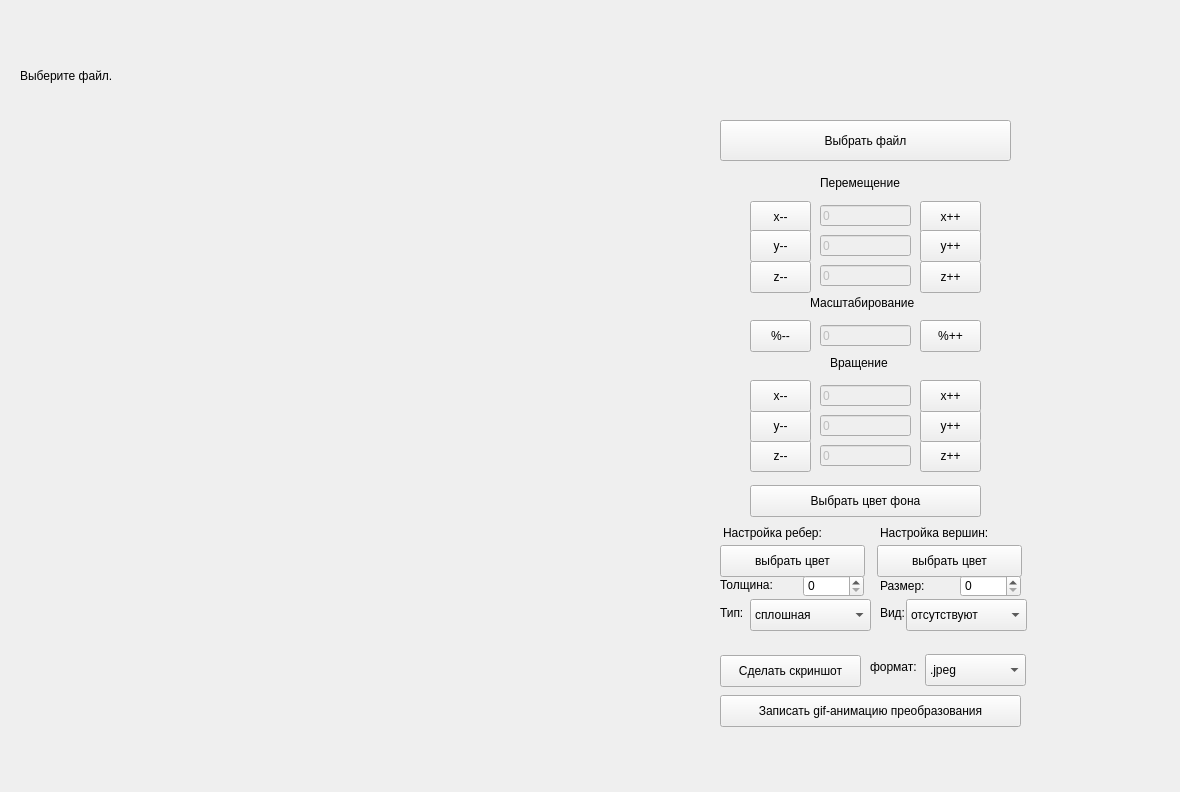
<?xml version="1.0" encoding="UTF-8"?>
<ui version="4.0">
 <class>s21::iface</class>
 <widget class="QWidget" name="s21::iface">
  <property name="geometry">
   <rect>
    <x>0</x>
    <y>0</y>
    <width>1180</width>
    <height>792</height>
   </rect>
  </property>
  <property name="windowTitle">
   <string>Form</string>
  </property>
  <widget class="QPushButton" name="zoom_sub">
   <property name="geometry">
    <rect>
     <x>750</x>
     <y>320</y>
     <width>61</width>
     <height>32</height>
    </rect>
   </property>
   <property name="text">
    <string>%--</string>
   </property>
  </widget>
  <widget class="QLabel" name="label_8">
   <property name="geometry">
    <rect>
     <x>720</x>
     <y>605</y>
     <width>31</width>
     <height>16</height>
    </rect>
   </property>
   <property name="text">
    <string>Тип:</string>
   </property>
  </widget>
  <widget class="QLineEdit" name="y_rot_value">
   <property name="enabled">
    <bool>false</bool>
   </property>
   <property name="geometry">
    <rect>
     <x>820</x>
     <y>415</y>
     <width>91</width>
     <height>21</height>
    </rect>
   </property>
   <property name="text">
    <string>0</string>
   </property>
  </widget>
  <widget class="QPushButton" name="x_sub">
   <property name="geometry">
    <rect>
     <x>750</x>
     <y>201</y>
     <width>61</width>
     <height>32</height>
    </rect>
   </property>
   <property name="text">
    <string>x--</string>
   </property>
  </widget>
  <widget class="QPushButton" name="z_rot_sub">
   <property name="geometry">
    <rect>
     <x>750</x>
     <y>440</y>
     <width>61</width>
     <height>32</height>
    </rect>
   </property>
   <property name="text">
    <string>z--</string>
   </property>
  </widget>
  <widget class="QPushButton" name="tops_colour">
   <property name="geometry">
    <rect>
     <x>877</x>
     <y>545</y>
     <width>145</width>
     <height>32</height>
    </rect>
   </property>
   <property name="text">
    <string>выбрать цвет</string>
   </property>
  </widget>
  <widget class="QPushButton" name="z_sub">
   <property name="geometry">
    <rect>
     <x>750</x>
     <y>261</y>
     <width>61</width>
     <height>32</height>
    </rect>
   </property>
   <property name="text">
    <string>z--</string>
   </property>
  </widget>
  <widget class="QPushButton" name="back_colour">
   <property name="geometry">
    <rect>
     <x>750</x>
     <y>485</y>
     <width>231</width>
     <height>32</height>
    </rect>
   </property>
   <property name="text">
    <string>Выбрать цвет фона</string>
   </property>
  </widget>
  <widget class="QPushButton" name="get_file_button">
   <property name="geometry">
    <rect>
     <x>720</x>
     <y>120</y>
     <width>291</width>
     <height>41</height>
    </rect>
   </property>
   <property name="text">
    <string>Выбрать файл</string>
   </property>
  </widget>
  <widget class="QLabel" name="label_3">
   <property name="geometry">
    <rect>
     <x>820</x>
     <y>175</y>
     <width>101</width>
     <height>16</height>
    </rect>
   </property>
   <property name="text">
    <string>Перемещение</string>
   </property>
  </widget>
  <widget class="QPushButton" name="lines_colour">
   <property name="geometry">
    <rect>
     <x>720</x>
     <y>545</y>
     <width>145</width>
     <height>32</height>
    </rect>
   </property>
   <property name="text">
    <string>выбрать цвет</string>
   </property>
  </widget>
  <widget class="QLabel" name="label_4">
   <property name="geometry">
    <rect>
     <x>810</x>
     <y>295</y>
     <width>121</width>
     <height>16</height>
    </rect>
   </property>
   <property name="text">
    <string>Масштабирование</string>
   </property>
  </widget>
  <widget class="QLabel" name="label_7">
   <property name="geometry">
    <rect>
     <x>720</x>
     <y>577</y>
     <width>58</width>
     <height>16</height>
    </rect>
   </property>
   <property name="text">
    <string>Толщина:</string>
   </property>
  </widget>
  <widget class="QPushButton" name="x_add">
   <property name="geometry">
    <rect>
     <x>920</x>
     <y>201</y>
     <width>61</width>
     <height>32</height>
    </rect>
   </property>
   <property name="text">
    <string>x++</string>
   </property>
  </widget>
  <widget class="QSpinBox" name="tops_size">
   <property name="geometry">
    <rect>
     <x>960</x>
     <y>575</y>
     <width>61</width>
     <height>22</height>
    </rect>
   </property>
  </widget>
  <widget class="QLabel" name="label_2">
   <property name="geometry">
    <rect>
     <x>880</x>
     <y>575</y>
     <width>58</width>
     <height>21</height>
    </rect>
   </property>
   <property name="text">
    <string>Размер:</string>
   </property>
  </widget>
  <widget class="QComboBox" name="line_type">
   <property name="geometry">
    <rect>
     <x>750</x>
     <y>599</y>
     <width>121</width>
     <height>32</height>
    </rect>
   </property>
   <item>
    <property name="text">
     <string>сплошная</string>
    </property>
   </item>
   <item>
    <property name="text">
     <string>пунктирная</string>
    </property>
   </item>
  </widget>
  <widget class="QPushButton" name="z_rot_add">
   <property name="geometry">
    <rect>
     <x>920</x>
     <y>440</y>
     <width>61</width>
     <height>32</height>
    </rect>
   </property>
   <property name="text">
    <string>z++</string>
   </property>
  </widget>
  <widget class="QComboBox" name="format">
   <property name="geometry">
    <rect>
     <x>925</x>
     <y>654</y>
     <width>101</width>
     <height>32</height>
    </rect>
   </property>
   <item>
    <property name="text">
     <string>.jpeg</string>
    </property>
   </item>
   <item>
    <property name="text">
     <string>.bmp</string>
    </property>
   </item>
  </widget>
  <widget class="QPushButton" name="y_sub">
   <property name="geometry">
    <rect>
     <x>750</x>
     <y>230</y>
     <width>61</width>
     <height>32</height>
    </rect>
   </property>
   <property name="text">
    <string>y--</string>
   </property>
  </widget>
  <widget class="QLabel" name="label_5">
   <property name="geometry">
    <rect>
     <x>830</x>
     <y>355</y>
     <width>71</width>
     <height>16</height>
    </rect>
   </property>
   <property name="text">
    <string>Вращение</string>
   </property>
  </widget>
  <widget class="QPushButton" name="get_screen">
   <property name="geometry">
    <rect>
     <x>720</x>
     <y>655</y>
     <width>141</width>
     <height>32</height>
    </rect>
   </property>
   <property name="text">
    <string>Сделать скриншот</string>
   </property>
  </widget>
  <widget class="QLineEdit" name="z_value">
   <property name="enabled">
    <bool>false</bool>
   </property>
   <property name="geometry">
    <rect>
     <x>820</x>
     <y>265</y>
     <width>91</width>
     <height>21</height>
    </rect>
   </property>
   <property name="text">
    <string>0</string>
   </property>
  </widget>
  <widget class="QLabel" name="label">
   <property name="geometry">
    <rect>
     <x>880</x>
     <y>605</y>
     <width>31</width>
     <height>16</height>
    </rect>
   </property>
   <property name="text">
    <string>Вид:</string>
   </property>
  </widget>
  <widget class="QLineEdit" name="z_rot_value">
   <property name="enabled">
    <bool>false</bool>
   </property>
   <property name="geometry">
    <rect>
     <x>820</x>
     <y>445</y>
     <width>91</width>
     <height>21</height>
    </rect>
   </property>
   <property name="text">
    <string>0</string>
   </property>
  </widget>
  <widget class="QPushButton" name="y_rot_add">
   <property name="geometry">
    <rect>
     <x>920</x>
     <y>410</y>
     <width>61</width>
     <height>32</height>
    </rect>
   </property>
   <property name="text">
    <string>y++</string>
   </property>
  </widget>
  <widget class="QPushButton" name="start_gif">
   <property name="geometry">
    <rect>
     <x>720</x>
     <y>695</y>
     <width>301</width>
     <height>32</height>
    </rect>
   </property>
   <property name="text">
    <string>Записать gif-анимацию преобразования</string>
   </property>
  </widget>
  <widget class="QPushButton" name="x_rot_add">
   <property name="geometry">
    <rect>
     <x>920</x>
     <y>380</y>
     <width>61</width>
     <height>32</height>
    </rect>
   </property>
   <property name="text">
    <string>x++</string>
   </property>
  </widget>
  <widget class="QLabel" name="filepath_dots">
   <property name="geometry">
    <rect>
     <x>20</x>
     <y>60</y>
     <width>941</width>
     <height>31</height>
    </rect>
   </property>
   <property name="text">
    <string>Выберите файл.</string>
   </property>
  </widget>
  <widget class="QComboBox" name="tops_type">
   <property name="geometry">
    <rect>
     <x>906</x>
     <y>599</y>
     <width>121</width>
     <height>32</height>
    </rect>
   </property>
   <item>
    <property name="text">
     <string>отсутствуют</string>
    </property>
   </item>
   <item>
    <property name="text">
     <string>квадратные</string>
    </property>
   </item>
   <item>
    <property name="text">
     <string>круглые</string>
    </property>
   </item>
  </widget>
  <widget class="QLineEdit" name="x_value">
   <property name="enabled">
    <bool>false</bool>
   </property>
   <property name="geometry">
    <rect>
     <x>820</x>
     <y>205</y>
     <width>91</width>
     <height>21</height>
    </rect>
   </property>
   <property name="text">
    <string>0</string>
   </property>
  </widget>
  <widget class="QSpinBox" name="line_thickness">
   <property name="geometry">
    <rect>
     <x>803</x>
     <y>575</y>
     <width>61</width>
     <height>22</height>
    </rect>
   </property>
  </widget>
  <widget class="QPushButton" name="zoom_add">
   <property name="geometry">
    <rect>
     <x>920</x>
     <y>320</y>
     <width>61</width>
     <height>32</height>
    </rect>
   </property>
   <property name="text">
    <string>%++</string>
   </property>
  </widget>
  <widget class="QPushButton" name="z_add">
   <property name="geometry">
    <rect>
     <x>920</x>
     <y>261</y>
     <width>61</width>
     <height>32</height>
    </rect>
   </property>
   <property name="text">
    <string>z++</string>
   </property>
  </widget>
  <widget class="QPushButton" name="y_add">
   <property name="geometry">
    <rect>
     <x>920</x>
     <y>230</y>
     <width>61</width>
     <height>32</height>
    </rect>
   </property>
   <property name="text">
    <string>y++</string>
   </property>
  </widget>
  <widget class="QLabel" name="label_10">
   <property name="geometry">
    <rect>
     <x>870</x>
     <y>659</y>
     <width>58</width>
     <height>16</height>
    </rect>
   </property>
   <property name="text">
    <string>формат:</string>
   </property>
  </widget>
  <widget class="QLineEdit" name="zoom_value">
   <property name="enabled">
    <bool>false</bool>
   </property>
   <property name="geometry">
    <rect>
     <x>820</x>
     <y>325</y>
     <width>91</width>
     <height>21</height>
    </rect>
   </property>
   <property name="text">
    <string>0</string>
   </property>
  </widget>
  <widget class="QPushButton" name="y_rot_sub">
   <property name="geometry">
    <rect>
     <x>750</x>
     <y>410</y>
     <width>61</width>
     <height>32</height>
    </rect>
   </property>
   <property name="text">
    <string>y--</string>
   </property>
  </widget>
  <widget class="QLabel" name="label_6">
   <property name="geometry">
    <rect>
     <x>723</x>
     <y>525</y>
     <width>121</width>
     <height>16</height>
    </rect>
   </property>
   <property name="text">
    <string>Настройка ребер:</string>
   </property>
  </widget>
  <widget class="QLineEdit" name="x_rot_value">
   <property name="enabled">
    <bool>false</bool>
   </property>
   <property name="geometry">
    <rect>
     <x>820</x>
     <y>385</y>
     <width>91</width>
     <height>21</height>
    </rect>
   </property>
   <property name="text">
    <string>0</string>
   </property>
  </widget>
  <widget class="QLabel" name="label_9">
   <property name="geometry">
    <rect>
     <x>880</x>
     <y>525</y>
     <width>131</width>
     <height>16</height>
    </rect>
   </property>
   <property name="text">
    <string>Настройка вершин:</string>
   </property>
  </widget>
  <widget class="QLineEdit" name="y_value">
   <property name="enabled">
    <bool>false</bool>
   </property>
   <property name="geometry">
    <rect>
     <x>820</x>
     <y>235</y>
     <width>91</width>
     <height>21</height>
    </rect>
   </property>
   <property name="text">
    <string>0</string>
   </property>
  </widget>
  <widget class="QPushButton" name="x_rot_sub">
   <property name="geometry">
    <rect>
     <x>750</x>
     <y>380</y>
     <width>61</width>
     <height>32</height>
    </rect>
   </property>
   <property name="text">
    <string>x--</string>
   </property>
  </widget>
 </widget>
 <resources/>
 <connections/>
</ui>
